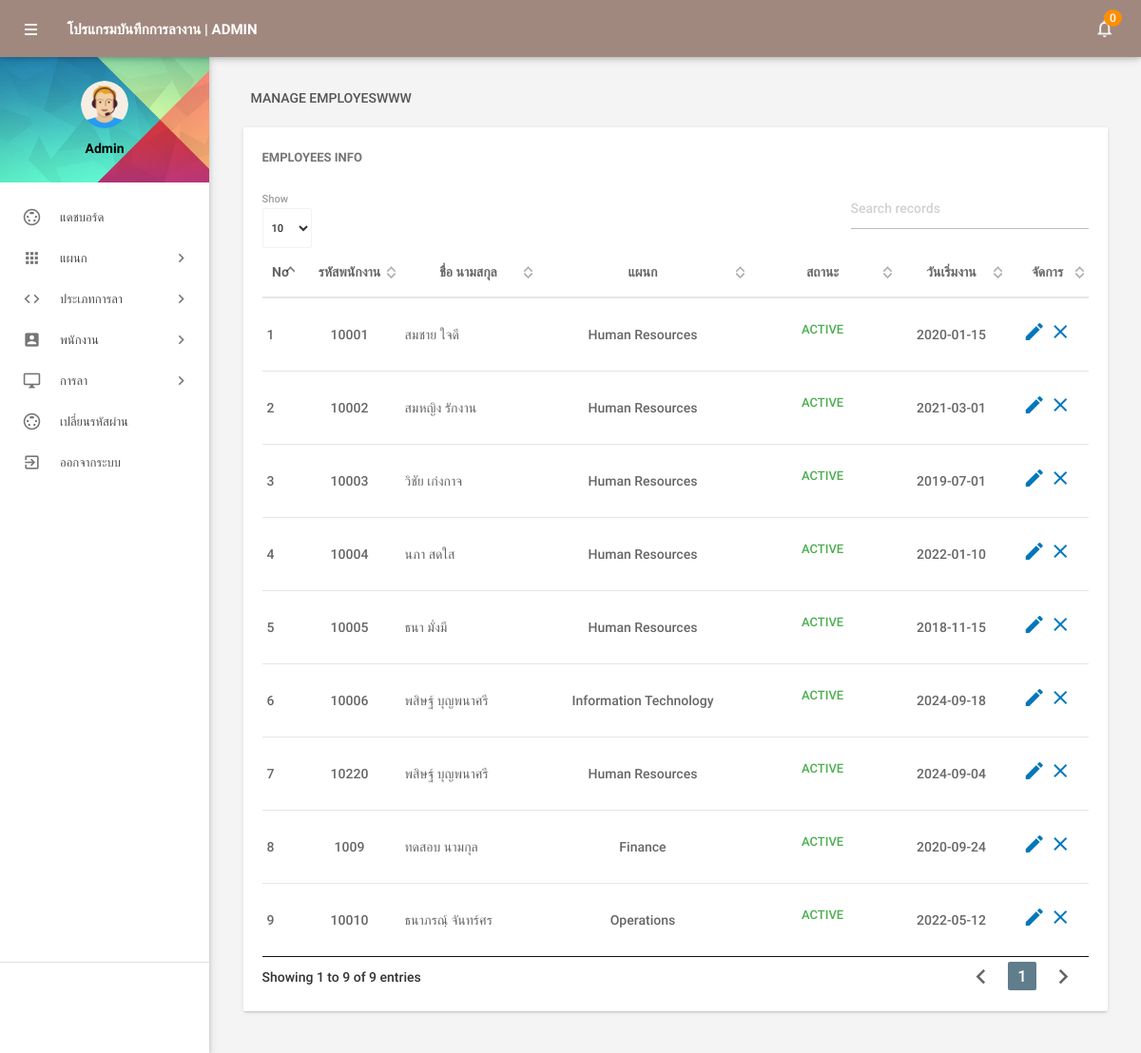
The app's page /admin/manageemployee.php (signed in) with its own data.
### tables this page shows
CREATE TABLE `tblemployees` (
  `id` int(11) NOT NULL,
  `EmpId` varchar(100) NOT NULL,
  `FirstName` varchar(150) DEFAULT NULL,
  `LastName` varchar(150) DEFAULT NULL,
  `EmailId` varchar(200) DEFAULT NULL,
  `Password` varchar(180) DEFAULT NULL,
  `Gender` varchar(100) DEFAULT NULL,
  `Dob` date DEFAULT NULL,
  `Department` int(11) DEFAULT NULL,
  `Address` varchar(255) DEFAULT NULL,
  `City` varchar(200) DEFAULT NULL,
  `Aumphures` varchar(150) DEFAULT NULL,
  `Tambon` varchar(150) NOT NULL,
  `PostCode` int(5) NOT NULL,
  `Phonenumber` char(11) DEFAULT NULL,
  `Status` int(1) DEFAULT NULL,
  `RegDate` timestamp NOT NULL DEFAULT current_timestamp(),
  `HireDate` date NOT NULL,
  `Position` varchar(100) DEFAULT NULL
);

CREATE TABLE `tbldepartments` (
  `id` int(11) NOT NULL,
  `DepartmentName` varchar(150) DEFAULT NULL,
  `DepartmentShortName` varchar(100) DEFAULT NULL,
  `DepartmentCode` varchar(50) DEFAULT NULL,
  `CreationDate` timestamp NOT NULL DEFAULT current_timestamp()
);

### admin/manageemployee.php (the view, shortened to what this page needs)
<?php
include('includes/config.php');
if (strlen($_SESSION['alogin']) == 0) {
    header('location:index.php');
} else {
?>
    <!DOCTYPE html>
    <html lang="en">
    <head>
        <link type="text/css" rel="stylesheet" href="../assets/plugins/materialize/css/materialize.min.css" />
        <link href="../assets/plugins/material-preloader/css/materialPreloader.min.css" rel="stylesheet">
        <link href="../assets/plugins/datatables/css/jquery.dataTables.min.css" rel="stylesheet">
        <link href="../assets/css/alpha.min.css" rel="stylesheet" type="text/css" />
        <link href="../assets/css/custom.css" rel="stylesheet" type="text/css" />
    </head>
    <body>
        <?php include('includes/header.php'); ?>
        <?php include('includes/sidebar.php'); ?>
        <main class="mn-inner">
            <div class="row">
                <div class="col s12">
                    <div class="page-title">Manage EmployesWWW</div>
                </div>
                <div class="col s12 m12 l12">
                    <div class="card">
                        <div class="card-content">
                            <span class="card-title">Employees Info</span>
                            <table id="example" class="display responsive-table ">
                                <thead>
                                    <tr>
                                        <th class="center">No</th>
                                        <th class="center">รหัสพนักงาน</th>
                                        <th class="center">ชื่อ นามสกุล</th>
                                        <th class="center">แผนก</th>
                                        <th class="center">สถานะ</th>
                                        <th class="center">วันเริ่มงาน</th>
                                        <th class="center">จัดการ</th>
                                    </tr>
                                </thead>
                                <tbody>
                                    <?php $sql = "SELECT EmpId,FirstName,LastName,Department,Status,HireDate,id from  tblemployees";
                                    $query = $dbh->prepare($sql);
                                    $query->execute();
                                    $results = $query->fetchAll(PDO::FETCH_OBJ);
                                    $cnt = 1;
                                    if ($query->rowCount() > 0) {
                                        foreach ($results as $result) {               ?>
                                            <tr>
                                                <td> <?php echo htmlentities($cnt); ?></td>
                                                <td class="center"><?php echo htmlentities($result->EmpId); ?></td>
                                                <td><?php echo htmlentities($result->FirstName); ?>&nbsp;<?php echo htmlentities($result->LastName); ?></td>
                                                <td class="center">
                                                    <?php
                                                    $id = $result->Department;
                                                    $sql = "SELECT DepartmentName FROM tbldepartments WHERE id = :id";
                                                    $query = $dbh->prepare($sql);
                                                    $query->bindParam(':id', $id, PDO::PARAM_INT);
                                                    $query->execute();
                                                    $department = $query->fetch(PDO::FETCH_OBJ);
                                                    echo htmlentities($department->DepartmentName ?? 'N/A');
                                                    ?>
                                                </td>
                                                <td class="center"><?php $stats = $result->Status;
                                                                    if ($stats) {
                                                                    ?>
                                                        <a class="waves-effect waves-green btn-flat m-b-xs">Active</a>
                                                    <?php } else { ?>
                                                        <a class="waves-effect waves-red btn-flat m-b-xs">Inactive</a>
                                                    <?php } ?>
                                                </td>
                                                <td class="center"><?php echo htmlentities($result->HireDate); ?></td>
                                                <td class="center">
                                                    <a href="editemployee.php?empid=<?php echo htmlentities($result->id); ?>"><i class="material-icons">mode_edit</i></a>
                                                    <?php if ($result->Status == 1) { ?>
                                                        <a href="manageemployee.php?inid=<?php echo htmlentities($result->id); ?>" onclick="return confirm('Are you sure you want to inactive this Employe?');"" > <i class=" material-icons" title="Inactive">clear</i>
                                                        <?php } else { ?>
                                                            <a href="manageemployee.php?id=<?php echo htmlentities($result->id); ?>" onclick="return confirm('Are you sure you want to active this employee?');""><i class=" material-icons" title="Active">done</i>
                                                            <?php } ?>
                                                </td>
                                            </tr>
                                    <?php $cnt++;
                                        }
                                    } ?>
                                </tbody>
                            </table>
                        </div>
                    </div>
                </div>
            </div>
        </main>
        </div>
        <div class="left-sidebar-hover"></div>
    </body>
    </html>
<?php } ?>

### assets/css/custom.css (style rules this page uses)
.center { text-align: center !important; }

### records on screen
tblemployees: EmpId "10001", FirstName "สมชาย", LastName "ใจดี", Department.DepartmentName "Human Resources", Status "ACTIVE", HireDate "2020-01-15"
tblemployees: EmpId "10002", FirstName "สมหญิง", LastName "รักงาน", Department.DepartmentName "Human Resources", Status "ACTIVE", HireDate "2021-03-01"
tblemployees: EmpId "10003", FirstName "วิชัย", LastName "เก่งกาจ", Department.DepartmentName "Human Resources", Status "ACTIVE", HireDate "2019-07-01"
tblemployees: EmpId "10004", FirstName "นภา", LastName "สดใส", Department.DepartmentName "Human Resources", Status "ACTIVE", HireDate "2022-01-10"
tblemployees: EmpId "10005", FirstName "ธนา", LastName "มั่งมี", Department.DepartmentName "Human Resources", Status "ACTIVE", HireDate "2018-11-15"
tblemployees: EmpId "10006", FirstName "พสิษฐ์", LastName "บุญพนาศรี", Department.DepartmentName "Information Technology", Status "ACTIVE", HireDate "2024-09-18"
tblemployees: EmpId "10220", FirstName "พสิษฐ์", LastName "บุญพนาศรี", Department.DepartmentName "Human Resources", Status "ACTIVE", HireDate "2024-09-04"
tblemployees: EmpId "1009", FirstName "ทดสอบ", LastName "นามกุล", Department.DepartmentName "Finance", Status "ACTIVE", HireDate "2020-09-24"
tblemployees: EmpId "10010", FirstName "ธนาภรณ์ฺ", LastName "จันทร์ศร", Department.DepartmentName "Operations", Status "ACTIVE", HireDate "2022-05-12"

### other values on screen
$unreadcount "0"
